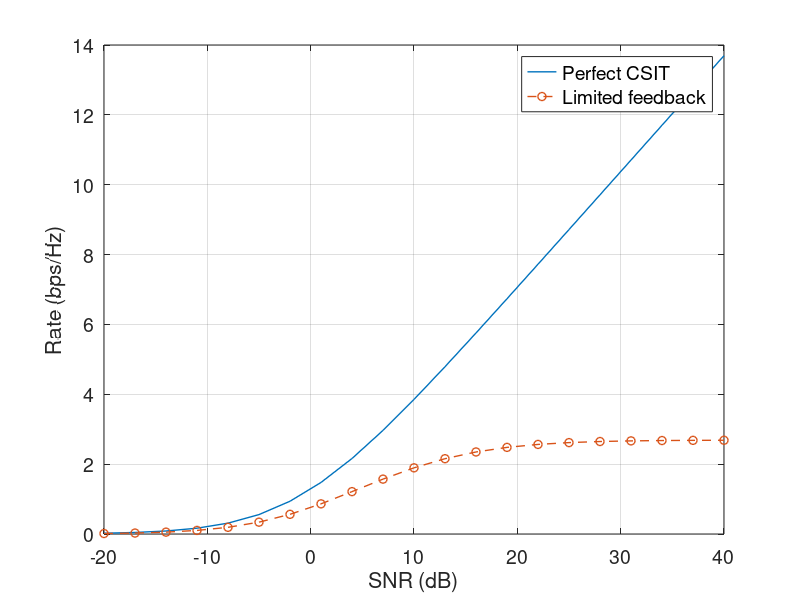

Recreate this plot in MATLAB.
clear;
close all;
clc;

% use the function func_MISO_fb_capacity to compute the capacity

Nt = 4;
K = 2;
SNR_vector = -20:3:40;
N = 200;
H_all = 1/sqrt(2)* ( randn(K, Nt, N) + 1j* randn(K, Nt, N) );
% bit_vector = [1 2 3 4];
eta_vector = [0.3634 0.1175 0.03454 0.009497 0.002499 0.0006642 0.0001660 0.00004151];
bit = inf;
if bit == inf
    eta = 0;
else
    eta = eta_vector(bit);
end;

B1 = 3;

%% capacity with perfect CSIT, ZF

for jj = 1:1:N
    H = H_all(:,:,jj);
    V = H'*(H*H')^(-1);
    V_norm = sqrt( sum( abs(V).^2 ) );
    V_normalized = bsxfun(@rdivide, V, V_norm);
    H_V = abs(H*V_normalized)^2;
    H_V_CSIT_all(:,:,jj) = H_V;
    for ii = 1:1:length(SNR_vector)
        Pt = 10^(SNR_vector(ii)/10);
        %         SINR = (1-eta)*Pt/K* diag(H_V)./(eta * Pt/K * diag(H_V) + 1);
        SINR = (1-eta)*Pt/K* diag(H_V)./(eta * Pt/K * diag(H_V) + ...
            Pt/K * (sum(H_V,2) - diag(H_V)) + 1);
        R_CSIT_ZF_all(ii,jj) = mean(log2(1+SINR));
    end;
end;
R_CSIT_ZF_mean = real(mean(R_CSIT_ZF_all, 2));

figure, plot(SNR_vector, R_CSIT_ZF_mean,'linewidth', 1)
set(gca, 'fontsize',14)
xlabel('SNR (dB)')
ylabel('Rate (bps/Hz)')
grid on;



% %% capacity with perfect CSIT, MRT
%
% for jj = 1:1:N
%     H = H_all(:,:,jj);
%     V = H';
%     V_norm = sqrt( sum( abs(V).^2 ) );
%     V_normalized = V./V_norm;
%     H_V = (H*V_normalized).^2;
%     for ii = 1:1:length(SNR_vector)
%         Pt = 10^(SNR_vector(ii)/10);
%         %         SINR = (1-eta)*Pt/K* diag(H_V)./(eta * Pt/K * diag(H_V) + 1);
%         SINR = (1-eta)*Pt/K* diag(H_V)./(eta * Pt/K * diag(H_V) + ...
%             Pt/K * (sum(H_V,2) - diag(H_V)) + 1);
%         R_CSIT_MRT_all(ii,jj) = mean(log2(1+SINR));
%     end;
% end;
% R_CSIT_MRT_mean = mean(R_CSIT_MRT_all, 2);

% hold on;, plot(SNR_vector, real(R_CSIT_MRT_mean))
% grid on;


%% capacity with limited feedback, ZF
for jj = 1:1:size(H_all,3)
    H = H_all(:,:,jj);
    
    %% limited feedback
    for kk = 1:1:size(H,1)
        h = H(kk,:);
        %% codebook
        c_all = randn(Nt, 2^B1) + 1j* randn(Nt, 2^B1);
        %         c_all(:,1)  = ctranspose(h);
        c_all_norm = sqrt( sum( abs(c_all).^2 ) );
        c_all_normalized = bsxfun(@rdivide, c_all, c_all_norm);  %normalized
        inner_product = h * c_all_normalized;
        [~, max_inner_product_index] = max ( abs(inner_product) );
        h_hat = c_all_normalized(:, max_inner_product_index);
        H_hat(kk,:) = ctranspose(h_hat);
        %         abs(H(kk,:)*H_hat(kk,:)')/norm(H(kk,:))/norm(H_hat(kk,:))
    end;
    
    %% precoding
    V = H_hat' * (H_hat * H_hat')^(-1);
    V_norm = sqrt( sum( abs(V).^2 ) );
    V_normalized = bsxfun(@rdivide, V, V_norm);
    
    H_V = abs(H*V_normalized).^2;
    H_V_fb_all(:,:,jj) = H_V;
    for ii = 1:1:length(SNR_vector)
        Pt = 10^(SNR_vector(ii)/10);
        %% SINR and Rate
        SINR = (1-eta)*Pt/K* diag(H_V)./(eta * Pt/K * diag(H_V) + ...
            Pt/K * (sum(H_V,2) - diag(H_V)) + 1);
        R_fb_ZF_all(ii,jj) = mean(log2(1+SINR));
    end;
end;

R_fb_ZF_mean = real(mean(R_fb_ZF_all, 2));

hold on;
plot(SNR_vector, R_fb_ZF_mean,'--o','linewidth', 1)
legend1 = legend('Perfect CSIT','Limited feedback');
set(legend1,'fontsize',14,'Location','best')

R_CSIT_ZF_mean - R_fb_ZF_mean


%% for testing
for jj = 1:1:N
    H = H_all(:,:,jj);
    V = randn(Nt, K) + 1j* randn(Nt, K);
    V_norm = sqrt( sum( abs(V).^2 ) );
    V_normalized = bsxfun(@rdivide, V, V_norm);
    H_V = (abs(H*V_normalized)).^2;
    H_V_Random_all(:,:,jj) = H_V;
end;

H_V_CSIT_mean = mean(H_V_CSIT_all,3)
H_V_fb_mean = mean(H_V_fb_all,3)
H_V_Random_mean = mean(H_V_Random_all,3)

%Nt/(Nt-1)*2^(-B1/(Nt-1))
(Nt-K+1)*(1 - 2^(B1)*beta(2^(B1), Nt/(Nt-1)) )
(Nt-K+1)*(1 - 2^(B1)*beta(2^(B1), Nt/(Nt-1)) ) + ...
    (K-1)*2^(B1)*beta(2^(B1), Nt/(Nt-1))
Nt/(Nt-1)*2^(B1)*beta(2^(B1), Nt/(Nt-1))


% plot(SNR_vector, log2(1 + ((1-eta) * 10.^(SNR_vector/10)/K * (Nt-K+1)*(1 - 2^(B1)*beta(2^(B1), Nt/(Nt-1)) ) )...
%     ./(eta * (Nt-K+1)* 10.^(SNR_vector/10)/K* (1 - 2^(B1)*beta(2^(B1), Nt/(Nt-1)) ) + ...
%     (K-1) * 10.^(SNR_vector/10)/K * Nt/(Nt-1)* 2^(B1)* beta(2^B1, Nt/(Nt-1) ) + 1)))

% figure,
% plot(SNR_vector, log2(1 + (1-eta)* 10.^(SNR_vector/10)/K *(Nt-K+1) ./(eta * 10.^(SNR_vector/10)/K * (Nt-K+1)+1)))
% grid on;
% plot(SNR_vector, log2(1/eta)*ones(1, length(SNR_vector)),'--');

% %% capacity with limited feedback, MRT
% for jj = 1:1:size(H_all,3)
%     H = H_all(:,:,jj);
%
%     %% limited feedback
%     for kk = 1:1:size(H,1)
%         h = H(kk,:);
%         inner_product = h * c_all_normalized;
%         [~, max_inner_product_index] = max ( abs(inner_product) );
%         h_hat = c_all_normalized(:, max_inner_product_index);
%         H_hat(kk,:) = ctranspose(h_hat);
%     end;
%
%     %% precoding
%     V = H_hat';
%     V_norm = sqrt( sum( abs(V).^2 ) );
%     V_normalized = V./V_norm;
%     eta = eta_vector(bit);
%     H_V = abs(H*V_normalized).^2;
%     for ii = 1:1:length(SNR_vector)
%         Pt = 10^(SNR_vector(ii)/10);
%         %% SINR and Rate
%         SINR = (1-eta)*Pt/K* diag(H_V)./(eta * Pt/K * diag(H_V) + ...
%             Pt/K * (sum(H_V,2) - diag(H_V)) + 1);
%         R_fb_MRT_all(ii,jj) = mean(log2(1+SINR));
%     end;
% end;
%
% R_fb_MRT_mean = mean(R_fb_MRT_all, 2);

% hold on;
% plot(SNR_vector, real(R_fb_MRT_mean),'--s')


% figure,
% plot(SNR_vector, real(R_CSIT_ZF_mean) - real(R_fb_ZF_mean),'--')
% grid on;
